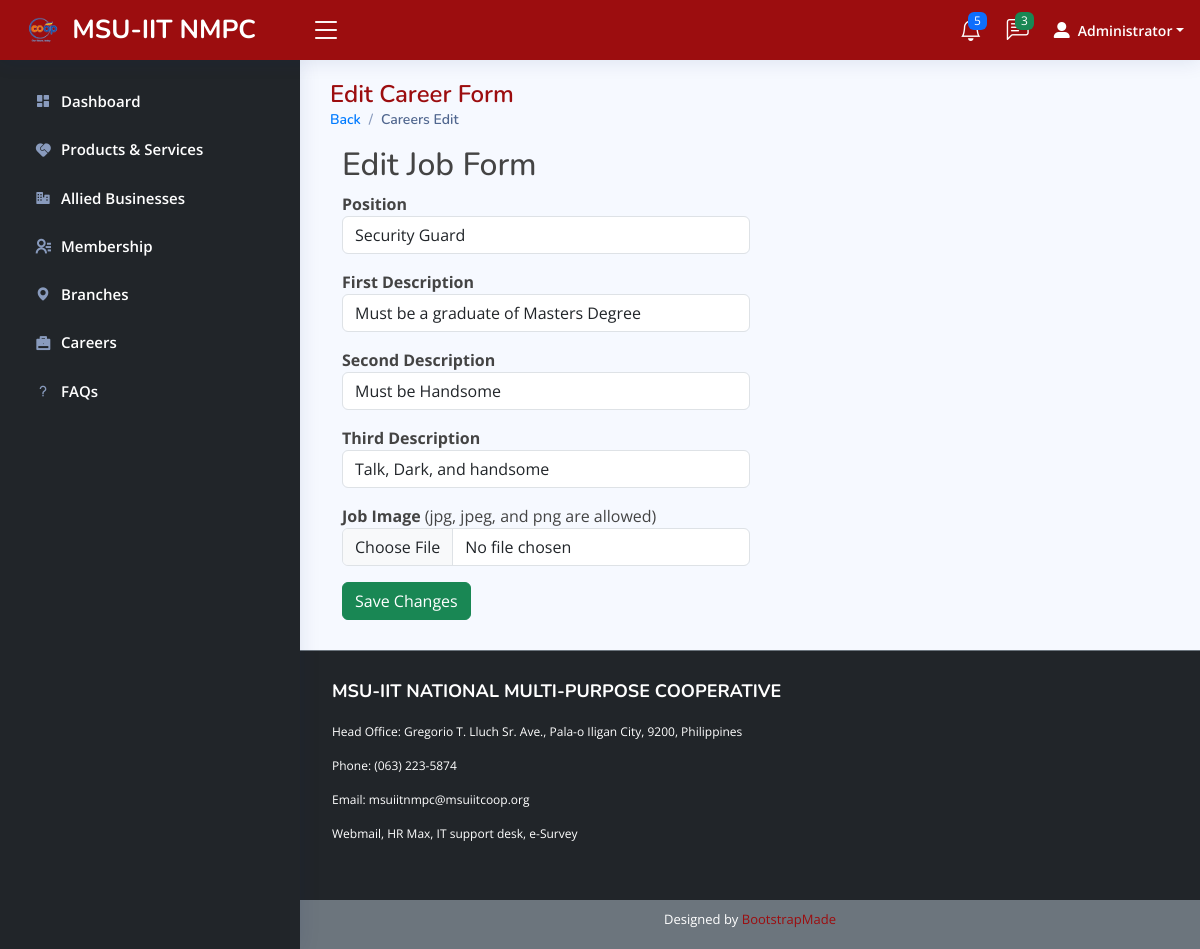
The app's page /admin/editJob.php?job_id=85 (signed in) with its own data.
### tables this page shows
CREATE TABLE `job` (
  `job_id` int(11) NOT NULL,
  `branch_loc` int(11) DEFAULT NULL,
  `date_pos` date DEFAULT curdate(),
  `position` varchar(100) DEFAULT NULL,
  `job_des1` varchar(100) NOT NULL,
  `job_des2` varchar(100) NOT NULL,
  `job_des3` varchar(100) NOT NULL,
  `job_img` varchar(255) NOT NULL
);

### admin/editJob.php (the view, shortened to what this page needs)
<?php
include("../connection.php");
if (isset($_SESSION['id']) && isset($_SESSION['username']) && $_SESSION['role'] === 'administrator') {
    if (isset($_GET['job_id'])) {
        $job_id = $_GET['job_id'];
        $selectQuery = "SELECT job_id, branch_loc, date_pos, position, job_des1, job_des2, job_des3, job_img, branch_id, branch_name, location FROM job, branch where branch_loc = branch_id and job_id = $job_id";
        $result1 = mysqli_query($conn, $selectQuery);
    }
?>
<!DOCTYPE html>
<html>
  <head>
   <link rel="stylesheet" href="https://cdnjs.cloudflare.com/ajax/libs/font-awesome/6.0.0-beta3/css/all.min.css" />
  <link href="../assets/vendor/bootstrap/css/bootstrap.min.css" rel="stylesheet">
  <link href="../assets/vendor/bootstrap-icons/bootstrap-icons.css" rel="stylesheet">
  <link href="../assets/vendor/boxicons/css/boxicons.min.css" rel="stylesheet">
  <link href="../assets/vendor/quill/quill.snow.css" rel="stylesheet">
  <link href="../assets/vendor/quill/quill.bubble.css" rel="stylesheet">
  <link href="../assets/vendor/remixicon/remixicon.css" rel="stylesheet">
  <link href="../assets/vendor/simple-datatables/style.css" rel="stylesheet">
  <link href="style.css" rel="stylesheet">
    <link rel="stylesheet" type="text/css" href="../transition.css">
</head>
<body>
  <header id="header" class="header fixed-top d-flex align-items-center">
    <div class="d-flex align-items-center justify-content-between">
      <a href="admin-dashboard.php" class="logo d-flex align-items-center">
        <img src="../img/coop-logo.png" alt="">
        <span class="d-none d-lg-block">MSU-IIT NMPC</span>
      </a>
      <i class="bi bi-list toggle-sidebar-btn"></i>
    </div>
    <nav class="header-nav ms-auto">
      <ul class="d-flex align-items-center">
        <li class="nav-item dropdown">
        <?php
            $countQuery = "SELECT COUNT(*) as appCount FROM job_applicants";
            $countResult = $conn->query($countQuery);
            $countData = $countResult->fetch_assoc();
            $applicantCount = $countData['appCount'];
        ?>
          <a class="nav-link nav-icon" href="#" data-bs-toggle="dropdown">
            <i class="bi bi-bell"></i>
            <span class="badge bg-primary badge-number"><?php echo $applicantCount ?></span>
          </a>
        </li>
        <li class="nav-item dropdown">
          <a class="nav-link nav-icon" href="#" data-bs-toggle="dropdown">
            <i class="bi bi-chat-left-text"></i>
            <span class="badge bg-success badge-number">3</span>
          </a>
        </li>
        <li class="nav-item dropdown pe-3">
          <a class="nav-link nav-profile d-flex align-items-center pe-0" href="#" data-bs-toggle="dropdown">
          <i class="fa-solid fa-user-large"></i>
            <span class="d-none d-md-block dropdown-toggle ps-2"><?php echo $_SESSION['name']; ?></span>
          </a>
        </li>
      </ul>
    </nav>
  </header>
  <aside id="sidebar" class="sidebar">
    <ul class="sidebar-nav" id="sidebar-nav">
      <li class="nav-item">
        <a class="nav-link collapsed" href="admin-dashboard.php">
          <i class="bx bxs-dashboard"></i>
          <span>Dashboard</span>
        </a>
      </li>
      <li class="nav-item">
        <a class="nav-link collapsed" href="">
          <i class="ri-service-fill"></i>
          <span>Products & Services</span>
        </a>
      </li>
      <li class="nav-item">
        <a class="nav-link collapsed" href="">
          <i class="bx bxs-business"></i>
          <span>Allied Businesses</span>
        </a>
      </li>
      <li class="nav-item">
        <a class="nav-link collapsed" href="">
          <i class="ri-contacts-line"></i>
          <span>Membership</span>
        </a>
      </li>
      <li class="nav-item">
        <a class="nav-link collapsed" href="branches.php">
          <i class="bx bxs-map"></i>
          <span>Branches</span>
        </a>
      </li>
      <li class="nav-item">
        <a class="nav-link collapsed" href="career.php">
          <i class="ri-briefcase-fill"></i>
          <span>Careers</span>
        </a>
      </li>
      <li class="nav-item">
        <a class="nav-link collapsed" href="">
          <i class="bx bx-question-mark"></i>
          <span>FAQs</span>
        </a>
      </li>
  </ul>
  </aside>
  <main id="main" class="main">
  <?php while ($row = mysqli_fetch_assoc($result1)) { ?>
  <div class="pagetitle">
      <h1>Edit Career Form</h1>
      <nav>
        <ol class="breadcrumb">
          <li class="breadcrumb-item"><a href="career-list.php?branch_id=<?php echo $row['branch_id']; ?>">Back</a></li>
          <li class="breadcrumb-item active">Careers Edit</li>
        </ol>
      </nav>
<div class="container">
    <h2>Edit Job Form</h2>
    <?php
    if (isset($_GET['job_id'])) {
        $job_id = $_GET['job_id'];
        $query = "SELECT * FROM job WHERE job_id = ?";
        $stmt = $conn->prepare($query);
        $stmt->bind_param("i", $job_id);
        $stmt->execute();
        $result = $stmt->get_result();
        $row = $result->fetch_assoc();
        if ($row) {
            ?>
            <form action="editJob.php?job_id=<?php echo $job_id; ?>" method="post" enctype="multipart/form-data">
                <div class="mb-3" style="width: 50%">
                    <label for="position"><b>Position</b></label>
                    <input type="text" class="form-control" id="position" name="position" value="<?php echo $row['position']; ?>" required>
                </div>
                <div class="mb-3" style="width: 50%">
                    <label for="job_des1"><b>First Description</b></label>
                    <input type="text" class="form-control" id="job_des1" name="job_des1" value="<?php echo $row['job_des1']; ?>" required>
                </div>
                <div class="mb-3" style="width: 50%">
                    <label for="job_des2"><b>Second Description</b></label>
                    <input type="text" class="form-control" id="job_des2" name="job_des2" value="<?php echo $row['job_des2']; ?>" required>
                </div>
                <div class="mb-3" style="width: 50%">
                    <label for="job_des3"><b>Third Description</b></label>
                    <input type="text" class="form-control" id="job_des3" name="job_des3" value="<?php echo $row['job_des3']; ?>" required>
                </div>
                <div class="mb-3" style="width: 50%">
                    <label for="job_img"><b>Job Image</b> (jpg, jpeg, and png are allowed)</label>
                    <input type="file" class="form-control" id="job_img" name="job_img" accept="image/*">
                </div>
                <button type="submit" class="btn btn-success">Save Changes</button>
            </form>
            <?php
        } else {
            echo 'Job not found.';
        }
    }
    ?>
</div>
<?php } ?>
</main>
<footer id="footer">
<div class="footer-top">
  <div class="container">
    <div class="row">
      <div class="col-lg-12 col-md-12 footer-links">
        <h4>MSU-IIT NATIONAL MULTI-PURPOSE COOPERATIVE</h4>
        <ul>
        <p><span>Head Office:</span>  Gregorio T. Lluch Sr. Ave., Pala-o Iligan City, 9200, Philippines</p>
        <p><span>Phone:</span> (063) 223-5874</p>
        <p><span>Email:</span> <a href="mailto:msuiitnmpc@msuiitcoop.org?subject=Contact%20from%20MSU-IIT%20Coop%20website">msuiitnmpc@msuiitcoop.org</a></p>
        <p><a href="https://hpqs-vnzw.accessdomain.com/webmail/" target="_blank">Webmail</a>, <a href="http://119.93.53.245/hrmax">HR Max</a>, <a target="_blank" href="https://docs.google.com/forms/d/1ZuszRLiLPY_-UroOgkmjZXs0sNpIVZPGJDuhxBmekwk/viewform">IT support desk</a>, <a href="https://sites.google.com/view/msuiitnmpcesurvey/home">e-Survey</a></p>
        </ul>
      </div>
    </div>
  </div>
</div>
  <div class="credits">
    Designed by <a  href="https://bootstrapmade.com/" target="_blank">BootstrapMade</a>
  </div>
</footer>
</body>
<?php
} else {
     header("Location: ../user/login.php");
     exit();
}
?>
</html>

### admin/style.css (style rules this page uses)
:root { scroll-behavior: smooth; }
body { font-family: "Open Sans", sans-serif; background: #f6f9ff; color: #444444; }
a { color: #4154f1; text-decoration: none; }
h1, h2, h3, h4, h5, h6 { font-family: "Nunito", sans-serif; }
#main { margin-top: 60px; padding: 20px 30px; transition: all 0.3s; }
.pagetitle { margin-bottom: 10px; }
.pagetitle h1 { font-size: 24px; margin-bottom: 0; font-weight: 600; color: #9C0D0F; }
.breadcrumb { font-size: 14px; font-family: "Nunito", sans-serif; color: #007BFF; font-weight: 600; }
.breadcrumb a { color: #007BFF; transition: 0.3s; }
.breadcrumb .breadcrumb-item::before { color: #899bbd; }
.breadcrumb .active { color: #51678f; font-weight: 600; }
.logo { line-height: 1; }
@media (min-width: 1200px) { .logo { width: 280px; } }
.logo img { max-height: 26px; margin-right: 6px; }
.logo span { font-size: 26px; font-weight: 700; color: #FFFFFF; font-family: "Nunito", sans-serif; }
.header { transition: all 0.5s; z-index: 997; height: 60px; box-shadow: 0px 2px 20px rgba(1, 41, 112, 0.1); background-color: #9C0D0F;; padding-left: 20px; }
.header .toggle-sidebar-btn { font-size: 32px; padding-left: 10px; cursor: pointer; color: #FFFFFF; }
.header-nav ul { list-style: none; }
.header-nav>ul { margin: 0; padding: 0; }
.header-nav .nav-icon { font-size: 22px; color: #FFFFFF; margin-right: 25px; position: relative; }
.header-nav .nav-profile { color: #FFFFFF; }
.header-nav .nav-profile span { font-size: 14px; font-weight: 600; }
.header-nav .badge-number { position: absolute; inset: -2px -5px auto auto; font-weight: normal; font-size: 12px; padding: 3px 6px; }
.sidebar { position: fixed; top: 60px; left: 0; bottom: 0; width: 300px; z-index: 996; transition: all 0.3s; padding: 20px; overflow-y: auto; scrollbar-width: thin; scrollbar-color: #aab7cf transparent; box-shadow: 0px 0px 20px rgba(1, 41, 112, 0.1); background-color: #212529; }
@media (min-width: 1200px) { #main, #footer { margin-left: 300px; } }
.sidebar-nav { padding: 0; margin: 0; list-style: none; }
.sidebar-nav li { padding: 0; margin: 0; list-style: none; }
.sidebar-nav .nav-item { margin-bottom: 5px; }
.sidebar-nav .nav-link { display: flex; align-items: center; font-size: 15px; font-weight: 600; color: #FFFFFF; transition: 0.3; padding: 10px 15px; border-radius: 4px; }
.sidebar-nav .nav-link i { font-size: 16px; margin-right: 10px; color: #4154f1; }
.sidebar-nav .nav-link.collapsed { color: #ffffff; }
.sidebar-nav .nav-link.collapsed i { color: #899bbd; }
#footer { background: #6C757D; padding: 0 0 20px 0; color: #fff; font-size: 12px; }
#footer .footer-top { background: #212529; border-top: 1px solid #6C757D; border-bottom: 1px solid #212529; padding: 30px 0 30px 0; }
#footer .footer-top h4 { font-size: 18px; font-weight: bold; color: #fff; text-transform: uppercase; padding-bottom: 12px; }
#footer .footer-top .footer-links { margin-bottom: 10px; margin-left: 20px; }
#footer .footer-top .footer-links ul { list-style: none; padding: 0; margin: 0; }
#footer .footer-top .footer-links ul a { color: #fff; transition: 0.3s; display: inline-block; line-height: 1; }
#footer .credits { background: #6C757D; padding-top: 10px; text-align: center; font-size: 13px; color: #fff; }
#footer .credits a { color: #9C0D0F; }

### records on screen
job: position "Security Guard", job_des1 "Must be a graduate of Masters Degree", job_des2 "Must be Handsome", job_des3 "Talk, Dark, and handsome"

### other values on screen
$applicantCount "5"
$_SESSION['name'] "Administrator"
